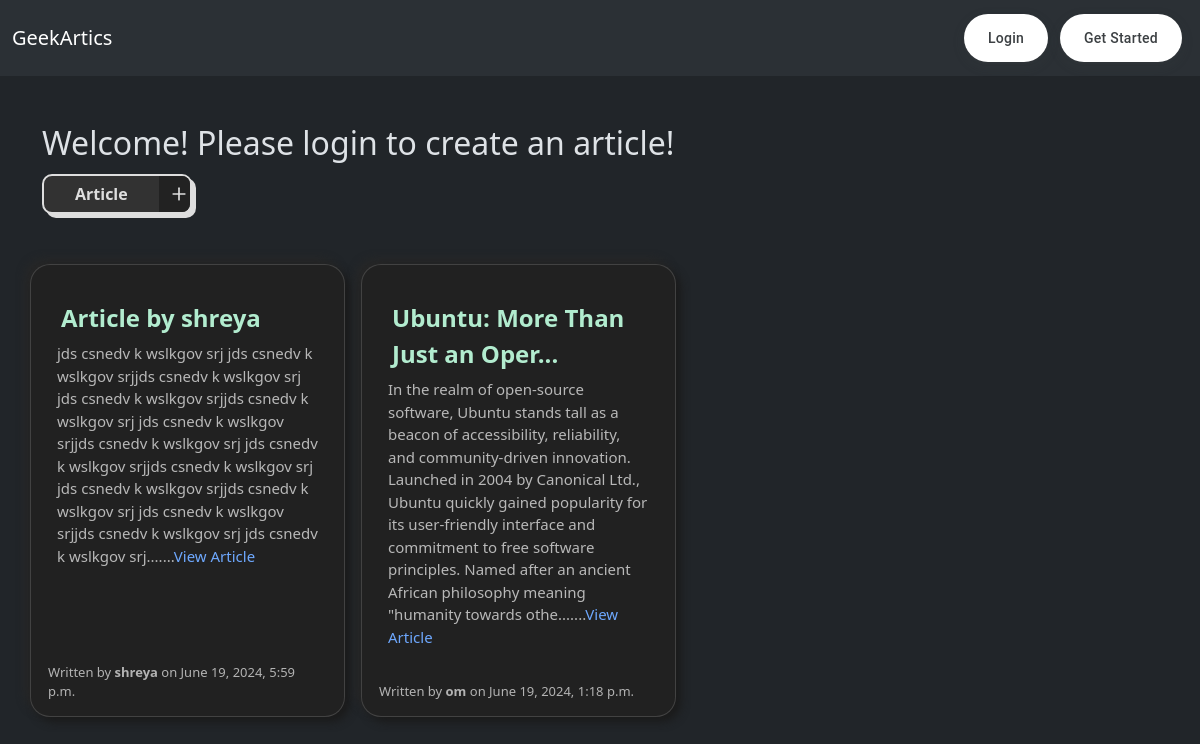
The app's page /article/, older data.
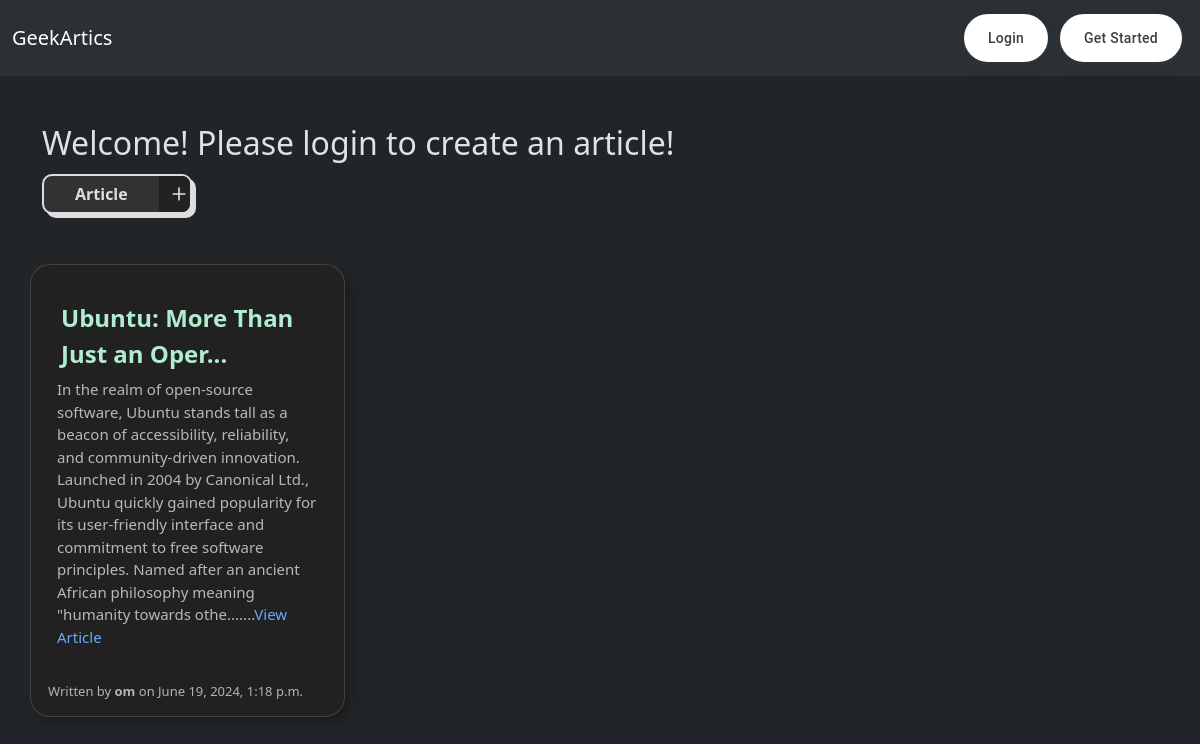
The same page, newer data.
### articles/models.py (models this page shows, shortened)
class Article(models.Model):
    user = models.ForeignKey(User, on_delete=models.CASCADE)
    title = models.CharField(max_length=100)
    content = models.TextField(max_length=10000)
    image = models.ImageField(upload_to='images/', blank=True, null=True)
    pub_date = models.DateTimeField(auto_now_add=True)
    updated_at = models.DateTimeField(auto_now=True)

### articles/views.py (the view)
# urls.py: path('article/', include('articles.urls')),
def articles(request):
    queryset = Article.objects.all().order_by('-pub_date')
    if request.user.is_authenticated:
        username = request.user.username
        username = "Welcome " + username + "!"
    else:
        username = "Welcome! Please login to create an article!"
    return render(request, 'articles/article-list.html', context={'articles': queryset, 'username': username})

### articles/templates/articles/article-list.html (shortened to what this page needs)
{% extends 'base.html' %}
{% block content %}
    <div class="container">
        <br><br>
        {% if username %}
        	<h2 style="padding-bottom: 4px">{{ username }}</h2>
            <a href="{% url 'create_article' %}" style="text-decoration: none;" >
            <button type="button" class="button">
              <span class="button__text">Article</span>
              <span class="button__icon"><svg xmlns="http://www.w3.org/2000/svg" width="24" viewBox="0 0 24 24" stroke-width="2" stroke-linejoin="round" stroke-linecap="round" stroke="currentColor" height="24" fill="none" class="svg"><line y2="19" y1="5" x2="12" x1="12"></line><line y2="12" y1="12" x2="19" x1="5"></line></svg></span>
            </button>
            </a>
        {% endif %}
        <div class="row row-cols-3 gap-3" style="margin-top: 50px">
            {% for article in articles %}
                <div class="card col">
                    {% if article.title|length > 30 %}
                    	<p class="card-title fs-4">{{ article.title|slice:":30"}}...</p>
                    {% else %}
                    	<p class="card-title fs-4">{{ article.title }}</p>
                    {% endif %}
                    <p class="card-body" style="margin: -10px">
                        {{ article.content|slice:":350" }}.......<a href="{% url 'article_detail' article.id %}" class="card-link" style="text-decoration: none">View Article</a>
                    </p>
                    <p class="footer" style="margin-left: -3px; ">Written by <span class="by-name">{{ article.user.username }}</span> on <span class="date">{{ article.pub_date }}</span></p>
                </div>
            {% endfor %}
        </div>
    </div>
{% endblock %}

### templates/base.html (shortened to what this page needs)
{% load static %}
<!doctype html>
<html lang="en" data-bs-theme="dark">
<head>
    <link rel="stylesheet" href="{% static 'styles.css' %}">
    <link rel="stylesheet" href="{% static 'article-goto-button.css' %}">
    <link href="https://cdn.jsdelivr.net/npm/bootstrap@5.3.3/dist/css/bootstrap.min.css" rel="stylesheet">
</head>
<body>
{% include 'navbar.html' %}
{% block content %}
{% endblock %}
</body>
</html>

### templates/navbar.html (shortened to what this page needs)
<nav class="navbar navbar-expand-lg bg-body-tertiary">
  <div class="container-fluid">
    <a class="navbar-brand" href="{% url 'home' %}">GeekArtics</a>
    <div class="collapse navbar-collapse" id="navbarSupportedContent">
          {% if user.is_authenticated%}
            <form action="{% url 'logout' %}" method="post">
                {% csrf_token %}
                <button class="animated-button" style="margin: -1px">
                <span>Logout</span>
                <span></span>
                </button>
            </form>
        {% else %}
            <a href="{% url 'login' %}" class="button-17" style="margin: 6px; text-decoration: none">Login</a>
            <a href="{% url 'register' %}" class="button-17" style="margin: 6px; text-decoration: none">Get Started</a>
        {% endif %}
    </div>
  </div>
</nav>

### static/styles.css (style rules this page uses)
.button-17 { align-items: center; appearance: none; background-color: #fff; border-radius: 24px; border-style: none; box-shadow: rgba(0, 0, 0, .2) 0 3px 5px -1px,rgba(0, 0, 0, .14) 0 6px 10px 0,rgba(0, 0, 0, .12) 0 1px 18px 0; box-sizing: border-box; color: #3c4043; cursor: pointer; display: inline-flex; fill: currentcolor; font-family: "Google Sans",Roboto,Arial,sans-serif; font-size: 14px; font-weight: 500; height: 48px; justify-content: center; letter-spacing: .25px; line-height: normal; max-width: 100%; overflow: visible; padding: 2px 24px; position: relative; text-align: center; text-transform: none; transition: box-shadow 280ms cubic-bezier(.4, 0, .2, 1),opacity 15ms linear 30ms,transform 270ms cubic-bezier(0, 0, .2, 1) 0ms; user-select: none; -webkit-user-select: none; touch-action: manipulation; width: auto; will-change: transform,opacity; z-index: 0; }
.button-17:not(:disabled) { box-shadow: rgba(60, 64, 67, .3) 0 1px 3px 0, rgba(60, 64, 67, .15) 0 4px 8px 3px; }

Row changes from the older to the newer data that the page shows:
removed Article: title "Article by shreya", content "jds csnedv k wslkgov srj jds csnedv k wslkgov srjjds csnedv k wslkgov srj jds csnedv k wslkgov srjjds csnedv k wslkgov srj jds csnedv k wslkgov srjjds csnedv k wslkgov srj jds csnedv k wslkgov srjjds csnedv k wslkgov srj jds csnedv k wslkgov srjjds csnedv k wslkgov srj jds csnedv k wslkgov srjjds csnedv k wslkgov srj jds csnedv k wslkgov srj", user.username "shreya", pub_date "June 19, 2024, 5:59 p.m."
